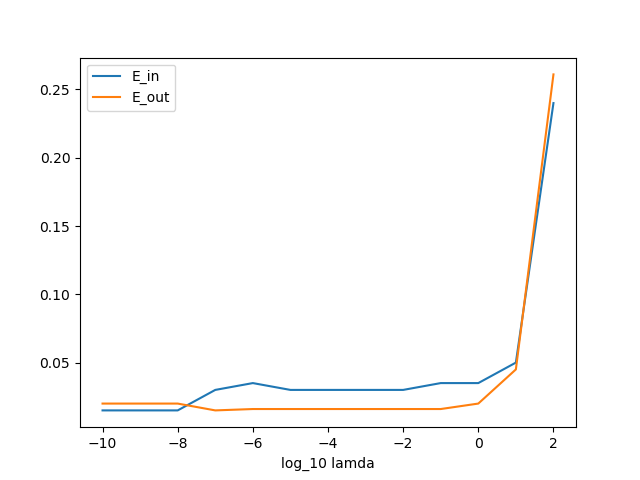

Generate this figure with Python:
import numpy as np
import matplotlib.pyplot as plt
import math

fptr = open("train.txt" , "r")
trainX = [ ]
trainY=[ ]
temp_list=[ ]
for line in fptr:
	temp_list=([float(x) for x in line.split()])
	trainY.append(temp_list[-1])
	temp_list.pop()
	temp_list.insert(0, float(1))
	trainX.append(temp_list)
train_size = len(trainX)
print(train_size)

fptr = open("test.txt" , "r")
testX = [ ]
testY=[ ]
temp_list=[ ]
for line in fptr:
	temp_list=([float(x) for x in line.split()])
	testY.append(temp_list[-1])
	temp_list.pop()
	temp_list.insert(0, float(1))
	testX.append(temp_list)
test_size = len(testX)
fptr.close()
print(test_size)

def reg_lin_regression(in_lamba):
	return np.linalg.inv(np.mat(trainX).T.dot(np.mat(trainX))+in_lamba*np.identity(len(trainX[1]))).dot(np.mat(trainX).T).dot(np.mat(trainY).T)

def check_Ein(w):
	err = 0.0
	for i in range(train_size):
		if np.sign(np.mat(trainX[i]).dot(w)) != np.sign(trainY[i]):
			err = err + 1
	#print(err/train_size)
	return err/train_size

def check_Eout(w):
	err = 0.0
	for i in range(test_size):
		if np.sign(np.mat(testX[i]).dot(w)) != np.sign(testY[i]):
			err = err + 1
	#print(err/test_size)
	return err/test_size

lamda_list = [-10, -9, -8, -7, -6, -5, -4, -3, -2, -1, 0, 1, 2]

Ein = []
Eout = []
for lamda in lamda_list:
	w_reg = reg_lin_regression(10**lamda)
	print(w_reg)
	Ein.append(check_Ein(w_reg))
	Eout.append(check_Eout(w_reg))

plt.plot(lamda_list, Ein, label='E_in')
plt.plot(lamda_list, Eout, label='E_out')
plt.legend(loc='upper left')
plt.xlabel('log_10 lamda')
plt.show()
